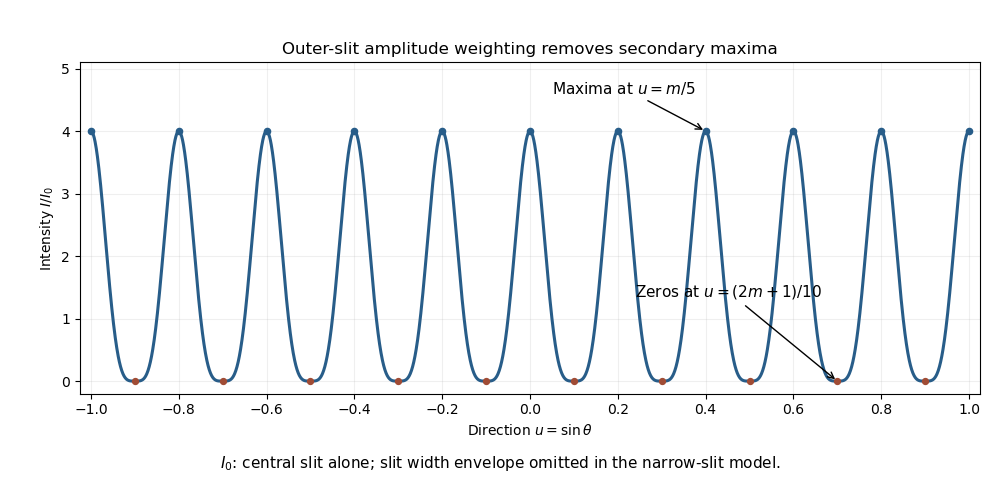

Source code (Python):
"""Original far-field interference for amplitudes(1/2,1,1/2), spacing5lambda."""
from pathlib import Path
import matplotlib
matplotlib.use("Agg")
import matplotlib.pyplot as plt
import numpy as np

u=np.linspace(-1,1,3001);intensity=(1+np.cos(10*np.pi*u))**2
fig,ax=plt.subplots(figsize=(10,4.8),dpi=100,facecolor="white")
ax.plot(u,intensity,lw=2.2,color="#285d89");maxima=np.arange(-5,6)/5;zeros=np.arange(-9,10,2)/10
ax.scatter(maxima,np.full_like(maxima,4),s=20,color="#285d89",zorder=3)
ax.scatter(zeros,np.zeros_like(zeros),s=18,color="#a04c35",zorder=3)
ax.annotate(r"Maxima at $u=m/5$",xy=(.4,4),xytext=(.05,4.6),arrowprops={"arrowstyle":"->"},fontsize=11)
ax.annotate(r"Zeros at $u=(2m+1)/10$",xy=(.7,0),xytext=(.24,1.35),arrowprops={"arrowstyle":"->"},fontsize=11)
ax.set(xlabel=r"Direction $u=\sin\theta$",ylabel=r"Intensity $I/I_0$",xlim=(-1.025,1.025),ylim=(-.2,5.1),title="Outer-slit amplitude weighting removes secondary maxima")
ax.set_xticks(np.linspace(-1,1,11));ax.grid(alpha=.2)
fig.text(.5,.025,r"$I_0$: central slit alone; slit width envelope omitted in the narrow-slit model.",ha="center",fontsize=11)
fig.subplots_adjust(left=.08,right=.98,top=.87,bottom=.18)
fig.savefig(Path.cwd()/Path(__file__).with_suffix(".png").name,facecolor="white")
